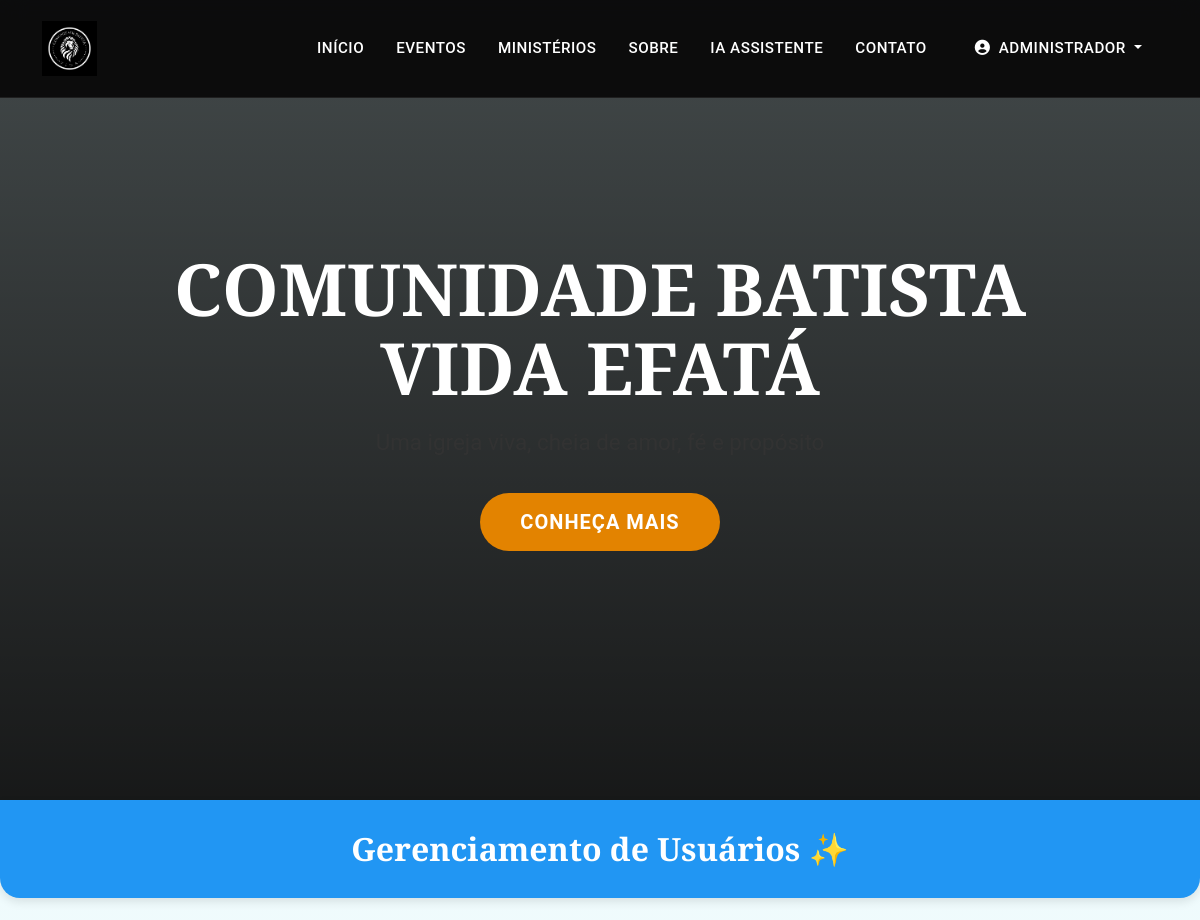
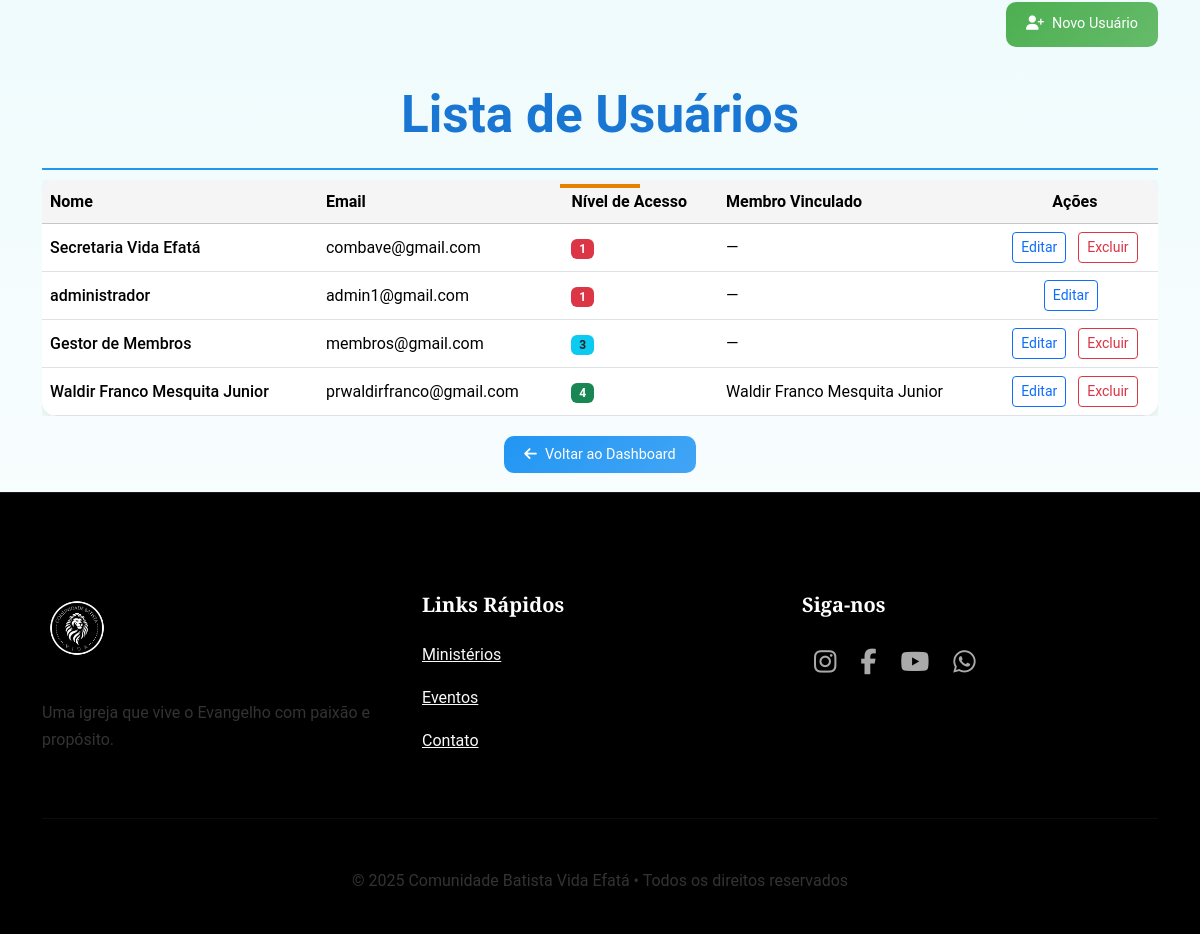
Screenshot of /secretaria/usuarios (signed in) with the database file from the repository (2 pictures, top to bottom).
### app.py (models this page shows, shortened)
class User(UserMixin, db.Model):
    __tablename__ = 'user'
    id = db.Column(db.Integer, primary_key=True)
    nome = db.Column(db.String(100), nullable=False)
    email = db.Column(db.String(100), unique=True, nullable=False)
    senha = db.Column(db.String(200), nullable=False)
    nivel_acesso = db.Column(db.Integer, default=2)
    is_secretaria = db.Column(db.Boolean, default=False)
    is_admin = db.Column(db.Boolean, default=False)
    membro_id = db.Column(db.Integer, db.ForeignKey('membro.id', name="fk_user_membro"), nullable=True)
    membro = db.relationship('Membro', backref='usuario', lazy=True)

class Membro(db.Model):
    __tablename__ = 'membro'
    id = db.Column(db.Integer, primary_key=True)
    nome = db.Column(db.String(100), nullable=False)
    email = db.Column(db.String(100))
    telefone = db.Column(db.String(20))
    celular = db.Column(db.String(20))
    endereco = db.Column(db.String(200))
    cep = db.Column(db.String(10))
    bairro = db.Column(db.String(50))
    cidade = db.Column(db.String(50), default="São Paulo")
    estado = db.Column(db.String(2), default="SP")
    data_nascimento = db.Column(db.Date)
    estado_civil = db.Column(db.String(20))
    conjuge = db.Column(db.String(100))
    filhos = db.Column(db.Integer, default=0)
    batizado = db.Column(db.Boolean, default=False)
    data_batismo = db.Column(db.Date)
    ministerio = db.Column(db.String(100))
    foto = db.Column(db.String(100), default='default.jpg')
    data_cadastro = db.Column(db.DateTime, default=datetime.utcnow)
    status = db.Column(db.String(20), default='ativo')
    ativo = db.Column(db.Boolean, default=True)

### app.py (the view)
@app.route('/secretaria/usuarios')
@admin_required
@login_required
def listar_usuarios():
    usuarios = User.query.order_by(User.nivel_acesso, User.nome).all()
    return render_template('secretaria/usuarios_list.html', usuarios=usuarios)

### app.py (called while the page is built)
@login_manager.user_loader
def load_user(user_id):
    return User.query.get(int(user_id))

def admin_required(f):
    @wraps(f)
    def decorated(*args, **kwargs):
        if not current_user.is_authenticated or current_user.nivel_acesso != 1:
            flash("Acesso negado. Apenas Admin.", "danger")
            return redirect(url_for('secretaria'))
        return f(*args, **kwargs)
    return decorated

@app.context_processor
def inject_now():
    return {'now': datetime.utcnow()}

### templates/secretaria/usuarios_list.html (shortened to what this page needs)
{% extends 'base.html' %}
{% block content %}
<div class="page-header fade-in">
    <h2>Gerenciamento de Usuários ✨</h2>
</div>
<div class="container py-4 fade-in">
  <div class="d-flex justify-content-end gap-3 mb-4">
    {% if current_user.nivel_acesso == 1 %}
    <a href="{{ url_for('novo_usuario') }}" class="action-btn">
      <i class="fas fa-user-plus me-2"></i>Novo Usuário
    </a>
    {% endif %}
  </div>
  <div class="section-title">Lista de Usuários</div>
  <div class="table-responsive">
    <table class="table table-hover mb-0 align-middle">
      <thead class="table-light">
        <tr>
          <th>Nome</th>
          <th>Email</th>
          <th>Nível de Acesso</th>
          <th>Membro Vinculado</th>
          <th class="text-center">Ações</th>
        </tr>
      </thead>
      <tbody>
        {% for u in usuarios %}
        <tr>
          <td class="fw-medium">{{ u.nome }}</td>
          <td>{{ u.email }}</td>
          <td>
            <span class="badge
              {% if u.nivel_acesso == 1 %}bg-danger
              {% elif u.nivel_acesso == 2 %}bg-primary
              {% elif u.nivel_acesso == 3 %}bg-info text-dark
              {% elif u.nivel_acesso == 4 %}bg-success
              {% else %}bg-secondary{% endif %}">
              {{ u.nivel_acesso }}
            </span>
          </td>
          <td>{{ u.membro.nome if u.membro else '—' }}</td>
          <td class="text-center">
            <a href="{{ url_for('usuarios_editar', id=u.id) }}" class="btn btn-outline-primary btn-sm me-2">Editar</a>
            {% if current_user.nivel_acesso == 1 and u.id != current_user.id %}
            <form method="POST" action="{{ url_for('usuarios_excluir', id=u.id) }}" class="d-inline">
              <button type="submit" class="btn btn-outline-danger btn-sm" onclick="return confirm('Excluir este usuário?')">Excluir</button>
            </form>
            {% endif %}
          </td>
        </tr>
        {% endfor %}
      </tbody>
    </table>
  </div>
  <div class="text-center mt-4">
    <a href="{{ url_for('secretaria') }}" class="action-btn" style="background: linear-gradient(135deg, #2196F3, #42A5F5);">
      <i class="fas fa-arrow-left me-2"></i>Voltar ao Dashboard
    </a>
  </div>
</div>
{% endblock %}

### templates/base.html (shortened to what this page needs)
<!DOCTYPE html>
<html lang="pt-BR">
<head>
    <link href="https://cdn.jsdelivr.net/npm/bootstrap@5.3.3/dist/css/bootstrap.min.css" rel="stylesheet">
    <link rel="stylesheet" href="https://cdnjs.cloudflare.com/ajax/libs/font-awesome/6.5.0/css/all.min.css">
</head>
<body>
    <nav class="navbar navbar-expand-lg">
        <div class="container">
            <a class="navbar-brand" href="{{ url_for('index') }}">
                <img src="{{ url_for('static', filename='img/logo-branca.png') }}" alt="Vida Efatá">
            </a>
            <div class="collapse navbar-collapse" id="navbarNav">
                <ul class="navbar-nav ms-auto align-items-center">
                    <li class="nav-item"><a class="nav-link" href="{{ url_for('index') }}">Início</a></li>
                    <li class="nav-item"><a class="nav-link" href="{{ url_for('eventos') }}">Eventos</a></li>
                    <li class="nav-item"><a class="nav-link" href="{{ url_for('ministerios') }}">Ministérios</a></li>
                    <li class="nav-item"><a class="nav-link" href="{{ url_for('sobre') }}">Sobre</a></li>
                    <li class="nav-item"><a class="nav-link" href="{{ url_for('assistente') }}">IA Assistente</a></li>
                    <li class="nav-item"><a class="nav-link" href="{{ url_for('contato') }}">Contato</a></li>
                    {% if current_user.is_authenticated %}
                        <li class="nav-item dropdown ms-3">
                            <a class="nav-link dropdown-toggle" href="#" role="button" data-bs-toggle="dropdown">
                                <i class="fas fa-user-circle me-1"></i> {{ current_user.nome }}
                            </a>
                        </li>
                    {% else %}
                        <li class="nav-item ms-3">
                            <a class="btn btn-outline-light btn-sm rounded-pill px-4" href="{{ url_for('login') }}">Login</a>
                        </li>
                    {% endif %}
                </ul>
            </div>
        </div>
    </nav>
    <section class="hero">
        <video autoplay muted loop playsinline>
            <source src="{{ url_for('static', filename='video/hero-video.mp4') }}" type="video/mp4">
        </video>
        <div class="container position-relative">
            <h1>COMUNIDADE BATISTA<br>VIDA EFATÁ</h1>
            <p>Uma igreja viva, cheia de amor, fé e propósito</p>
            <a href="{{ url_for('sobre') }}" class="btn btn-primary btn-lg">Conheça Mais</a>
        </div>
    </section>
    <main>
        {% block content %}{% endblock %}
    </main>
    <footer class="text-center text-lg-start">
        <div class="container">
            <div class="row">
                <div class="col-lg-4 mb-5 mb-lg-0">
                    <img src="{{ url_for('static', filename='img/logo-branca.png') }}" alt="Vida Efatá">
                    <p class="mt-3">Uma igreja que vive o Evangelho com paixão e propósito.</p>
                </div>
                <div class="col-lg-4 mb-5 mb-lg-0">
                    <h5 class="text-white mb-4">Links Rápidos</h5>
                    <p><a href="{{ url_for('ministerios') }}" class="text-light">Ministérios</a></p>
                    <p><a href="{{ url_for('eventos') }}" class="text-light">Eventos</a></p>
                    <p><a href="{{ url_for('contato') }}" class="text-light">Contato</a></p>
                </div>
                <div class="col-lg-4">
                    <h5 class="text-white mb-4">Siga-nos</h5>
                    <div class="social-icons d-flex justify-content-center justify-content-lg-start">
                        <a href="#"><i class="fab fa-instagram"></i></a>
                        <a href="#"><i class="fab fa-facebook-f"></i></a>
                        <a href="#"><i class="fab fa-youtube"></i></a>
                        <a href="#"><i class="fab fa-whatsapp"></i></a>
                    </div>
                </div>
            </div>
            <hr class="my-5">
            <p class="text-center mb-0">&copy; {{ now.year }} Comunidade Batista Vida Efatá • Todos os direitos reservados</p>
        </div>
    </footer>
</body>
</html>

### templates/base.html (style rules this page uses)
:root { --cor-primaria: #e38300; --cor-secundaria: #ffffff; --cor-fundo: #0a0a0a; --cor-texto: #e0e0e0; --cor-cinza: #333; }
body { font-family: 'Inter', sans-serif; background-color: var(--cor-fundo); color: var(--cor-texto); line-height: 1.7; font-weight: 400; }
h1, h2, h3, h4, h5, h6 { font-family: 'Playfair Display', serif; font-weight: 700; color: white; }
.navbar { background: rgba(10,10,10,0.95) !important; backdrop-filter: blur(12px); border-bottom: 1px solid rgba(255,255,255,0.08); padding: 1rem 0; position: fixed; width: 100%; top: 0; z-index: 1000; transition: all 0.4s; }
.navbar-brand img { height: 55px; transition: all 0.3s; }
.nav-link { color: white !important; font-weight: 500; text-transform: uppercase; font-size: 0.95rem; letter-spacing: 0.5px; padding: 0.5rem 1rem !important; transition: all 0.3s; }
.hero { height: 100vh; min-height: 650px; position: relative; display: flex; align-items: center; justify-content: center; text-align: center; overflow: hidden; }
.hero video { position: absolute; top: 0; left: 0; width: 100%; height: 100%; object-fit: cover; z-index: -1; }
.hero::before { content: ''; position: absolute; top: 0; left: 0; right: 0; bottom: 0; background: linear-gradient(to bottom, rgba(0,0,0,0.7), rgba(0,0,0,0.9)); z-index: -1; }
.hero h1 { font-size: 4.5rem; line-height: 1.1; margin-bottom: 1rem; }
.hero p { font-size: 1.4rem; max-width: 800px; margin: 0 auto 2rem; opacity: 0.9; }
.btn-primary { background: var(--cor-primaria); border: none; padding: 14px 40px; border-radius: 50px; font-weight: 600; text-transform: uppercase; letter-spacing: 1px; transition: all 0.4s; }
section { padding: 120px 0; }
.section-title { font-size: 3.2rem; text-align: center; margin-bottom: 70px; position: relative; }
.section-title::after { content: ''; width: 80px; height: 4px; background: var(--cor-primaria); position: absolute; bottom: -20px; left: 50%; transform: translateX(-50%); }
footer { background: #000; padding: 100px 0 40px; border-top: 1px solid rgba(255,255,255,0.1); }
footer img { height: 70px; margin-bottom: 20px; }
.social-icons a { color: #aaa; font-size: 1.6rem; margin: 0 12px; transition: all 0.3s; }

### templates/secretaria/usuarios_list.html (style rules this page uses)
body { background: linear-gradient(to bottom, #e0f7fa, #ffffff); font-family: 'Roboto', sans-serif; color: #333; }
.page-header { background: #2196F3; color: white; padding: 30px 0; text-align: center; border-radius: 0 0 20px 20px; box-shadow: 0 4px 10px rgba(0,0,0,0.1); }
.page-header h2 { font-weight: 700; margin-bottom: 0; }
.action-btn { background: linear-gradient(135deg, #4CAF50, #66BB6A); color: white; padding: 10px 20px; border-radius: 10px; transition: background 0.3s, transform 0.3s; text-decoration: none; font-size: 0.9em; }
.section-title { font-weight: 600; margin: 20px 0 10px; color: #1976D2; border-bottom: 2px solid #2196F3; padding-bottom: 10px; }
.table { background: white; border-radius: 15px; overflow: hidden; box-shadow: 0 4px 15px rgba(0,0,0,0.1); }
.table th { background: #f5f5f5; font-weight: 600; }
.table td { vertical-align: middle; }
.fade-in { animation: fadeIn 1.5s ease-in; }

### rows the page displays
User: nome "ADMINISTRADOR", nome "administrador", email "admin1@gmail.com", nivel_acesso "1", membro "—"
User: nome "Secretaria Vida Efatá", email "combave@gmail.com", nivel_acesso "1", membro "—"
User: nome "Gestor de Membros", email "membros@gmail.com", nivel_acesso "3", membro "—"
User: nome "Waldir Franco Mesquita Junior", email "prwaldirfranco@gmail.com", nivel_acesso "4", membro "Waldir Franco Mesquita Junior"
